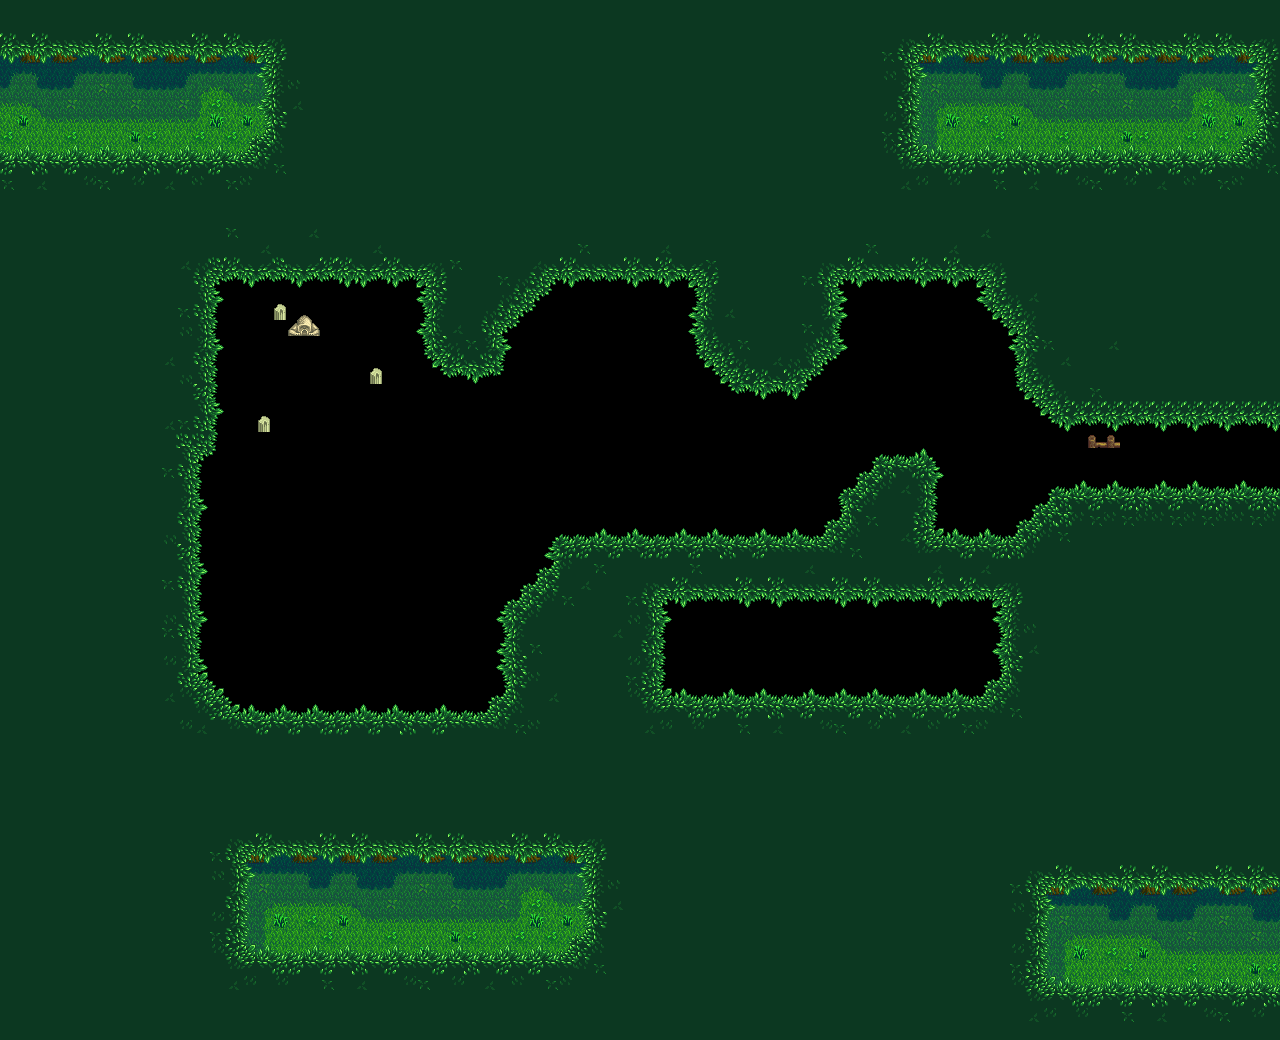

Tiled map render using the project's own tile images. Description and the map definition, with tile-layer contents summarised, below:
An orthogonal 80x65 tile map with 16x16 px tiles, 2 tile layers (Front, Front2), 4 tilesets.

<map version="1.10" tiledversion="1.11.0" orientation="orthogonal" renderorder="right-down" width="80" height="65" tilewidth="16" tileheight="16" infinite="0" nextlayerid="8" nextobjectid="1">
 <tileset firstgid="1" name="Woods_Front" tilewidth="16" tileheight="16" tilecount="1920" columns="60">
  <image source="Woods_Front.png" width="960" height="512" />
 </tileset>
 <tileset firstgid="1921" name="Woods_Back" tilewidth="16" tileheight="16" tilecount="1920" columns="60">
  <image source="Woods_Back.png" width="960" height="512" />
 </tileset>
 <tileset firstgid="3841" name="Woods_Buildings" tilewidth="16" tileheight="16" tilecount="1920" columns="60">
  <image source="Woods_Buildings.png" width="960" height="512" />
 </tileset>
 <tileset firstgid="5761" name="Woods" tilewidth="16" tileheight="16" tilecount="1920" columns="60">
  <image source="Woods.png" width="960" height="512" />
 </tileset>
 <layer id="6" name="Front" width="80" height="65">
  <data>[5200 cells, 5170 non-empty, 1920 distinct tile ids]</data>
 </layer>
 <layer id="7" name="Front2" width="80" height="65">
  <data>[5200 cells, 870 non-empty, 260 distinct tile ids]</data>
 </layer>
</map>